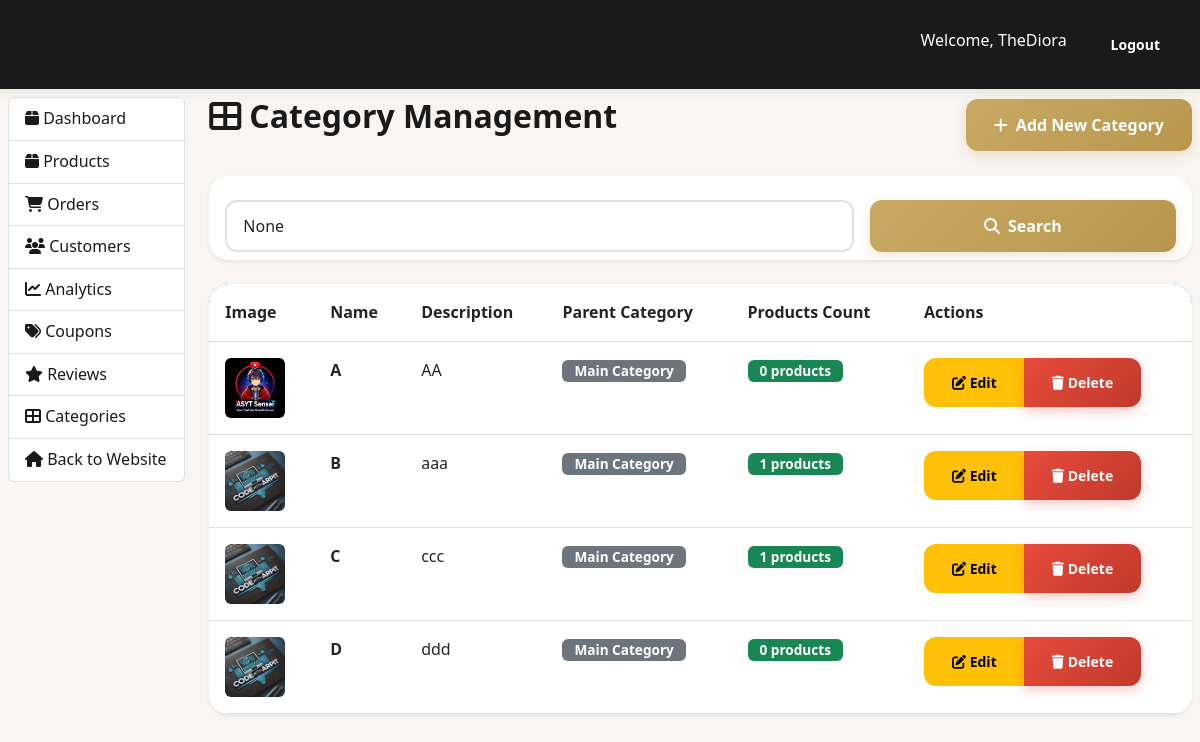
Page /owner/categories/ (signed in) on the committed database.
### store/models.py (models this page shows, shortened)
class Category(models.Model):
    name = models.CharField(max_length=100)
    slug = models.SlugField(unique=True, blank=True)
    description = models.TextField(blank=True)
    image = models.ImageField(upload_to='products/categories/', blank=True, null=True)
    parent = models.ForeignKey('self', on_delete=models.CASCADE, null=True, blank=True, related_name='children')
    class Meta:
        verbose_name_plural = 'Categories'
        ordering = ['name']

### owner/views.py (the view)
# urls.py: path('categories/', views.owner_category_list_view, name='owner_categories'),
@login_required(login_url='/owner/login/')
@user_passes_test(is_owner, login_url='/owner/login/')
def owner_category_list_view(request):
    categories = Category.objects.all().order_by('name')
    query = request.GET.get('q')
    if query:
        categories = categories.filter(Q(name__icontains=query) | Q(description__icontains=query))
    context = {
        'categories': categories,
        'query': query,
    }
    return render(request, 'owner/category_list.html', context)

### owner/views.py (called while the page is built)
def is_owner(user):
    return user.is_authenticated and (user.is_staff or user.username == 'TheDiora')

### store/context_processors.py (called while the page is built, shortened)
def global_context(request):
    cart_count = 0
    if request.user.is_authenticated:
        try:
            cart = Cart.objects.get(user=request.user)
            cart_count = cart.get_total_items()
        except Cart.DoesNotExist:
            pass
    categories = Category.objects.all()
    pending_reviews = 0
    if request.user.is_authenticated and (request.user.is_staff or request.user.username == 'TheDiora'):
        pending_reviews = Review.objects.filter(approved=False).count()
    return {
        'cart_count': cart_count,
        'categories': categories,
        'pending_reviews': pending_reviews,
    }

### store/models.py (called while the page is built)
    def get_total_items(self):
        return sum(item.quantity for item in self.items.all())

### owner/templates/owner/category_list.html (shortened to what this page needs)
{% extends 'owner/base.html' %}
{% block content %}
<div class="d-flex justify-content-between align-items-center mb-4">
    <h2 class="fw-bold"><i class="fas fa-th-large me-2"></i>Category Management</h2>
    <a href="{% url 'owner_category_add' %}" class="btn btn-primary">
        <i class="fas fa-plus me-2"></i>Add New Category
    </a>
</div>
<div class="card mb-4 shadow-sm">
    <div class="card-body">
        <form method="get" class="row g-3">
            <div class="col-md-8">
                <input type="text" name="q" class="form-control" placeholder="Search categories..." value="{{ query }}">
            </div>
            <div class="col-md-4">
                <button type="submit" class="btn btn-primary w-100">
                    <i class="fas fa-search me-2"></i>Search
                </button>
            </div>
        </form>
    </div>
</div>
<div class="card shadow-sm border-0">
    <div class="card-body p-0">
        <table class="table table-hover mb-0">
            <thead class="bg-primary text-white">
                <tr>
                    <th>Image</th>
                    <th>Name</th>
                    <th>Description</th>
                    <th>Parent Category</th>
                    <th>Products Count</th>
                    <th>Actions</th>
                </tr>
            </thead>
            <tbody>
                {% for category in categories %}
                <tr>
                    <td>
                        {% if category.image %}
                        <img src="{{ category.image.url }}" alt="{{ category.name }}" class="rounded" style="width: 60px; height: 60px; object-fit: cover;">
                        {% else %}
                        <div class="bg-light d-flex align-items-center justify-content-center rounded" style="width: 60px; height: 60px;">
                            <i class="fas fa-image text-muted"></i>
                        </div>
                        {% endif %}
                    </td>
                    <td><strong>{{ category.name }}</strong></td>
                    <td>{{ category.description|truncatechars:50 }}</td>
                    <td>
                        {% if category.parent %}
                        <span class="badge bg-info">{{ category.parent.name }}</span>
                        {% else %}
                        <span class="badge bg-secondary">Main Category</span>
                        {% endif %}
                    </td>
                    <td>
                        <span class="badge bg-success">{{ category.products.count }} products</span>
                    </td>
                    <td>
                        <div class="btn-group" role="group">
                            <a href="{% url 'owner_category_edit' category.id %}" class="btn btn-sm btn-warning">
                                <i class="fas fa-edit"></i> Edit
                            </a>
                            <a href="{% url 'owner_category_delete' category.id %}" class="btn btn-sm btn-danger" onclick="return confirm('Are you sure you want to delete this category?')">
                                <i class="fas fa-trash"></i> Delete
                            </a>
                        </div>
                    </td>
                </tr>
                {% endfor %}
            </tbody>
        </table>
    </div>
</div>
{% endblock %}

### owner/templates/owner/base.html (shortened to what this page needs)
<!DOCTYPE html>
{% load static %}
<html lang="en">
<head>
    <link href="https://cdn.jsdelivr.net/npm/bootstrap@5.3.0/dist/css/bootstrap.min.css" rel="stylesheet">
    <link rel="stylesheet" href="https://cdnjs.cloudflare.com/ajax/libs/font-awesome/6.4.0/css/all.min.css">
    <link rel="stylesheet" href="{% static 'css/style.css' %}">
</head>
<body>
    <nav class="navbar navbar-dark" style="background-color: var(--accent-color);">
        <div class="container-fluid">
            <a class="navbar-brand text-white" href="{% url 'owner_dashboard' %}">
                <i class="fas fa-store"></i> The Diora - Owner Dashboard
            </a>
            <div class="d-flex">
                <span class="navbar-text text-white me-3">
                    Welcome, {{ user.first_name|default:user.username }}
                </span>
                <a href="{% url 'owner_logout' %}" class="btn btn-outline-light btn-sm text-white">Logout</a>
            </div>
        </div>
    </nav>
    <div class="container-fluid mt-4">
        <div class="row">
            <div class="col-md-2 mb-4">
                <div class="list-group">
                    <a href="{% url 'owner_dashboard' %}" class="list-group-item list-group-item-action d-flex justify-content-between align-items-center">
                        <span><i class="fas fa-box"></i> Dashboard</span>
                    </a>
                    <a href="{% url 'owner_products' %}" class="list-group-item list-group-item-action">
                        <i class="fas fa-box"></i> Products
                    </a>
                    <a href="{% url 'owner_orders' %}" class="list-group-item list-group-item-action">
                        <i class="fas fa-shopping-cart"></i> Orders
                    </a>
                    <a href="{% url 'owner_customers' %}" class="list-group-item list-group-item-action">
                        <i class="fas fa-users"></i> Customers
                    </a>
                    <a href="{% url 'owner_analytics' %}" class="list-group-item list-group-item-action">
                        <i class="fas fa-chart-line"></i> Analytics
                    </a>
                    <a href="{% url 'owner_coupons' %}" class="list-group-item list-group-item-action">
                        <i class="fas fa-tags"></i> Coupons
                    </a>
                    <a href="{% url 'owner_reviews' %}" class="list-group-item list-group-item-action d-flex justify-content-between align-items-center">
                        <span><i class="fas fa-star"></i> Reviews</span>
                    </a>
                    <a href="{% url 'owner_categories' %}" class="list-group-item list-group-item-action">
                        <i class="fas fa-th-large"></i> Categories
                    </a>
                    <a href="{% url 'home' %}" class="list-group-item list-group-item-action">
                        <i class="fas fa-home"></i> Back to Website
                    </a>
                </div>
            </div>
            <div class="col-md-10">
                {% block content %}{% endblock %}
            </div>
        </div>
    </div>
</body>
</html>

### static/css/style.css (style rules this page uses)
:root { --primary-bg: #F8F5F2; --secondary-color: #C9A962; --accent-color: #1A1A1A; --warm-taupe: #B8A69B; --soft-beige: #E8DCC4; --charcoal: #2C2C2C; --pure-white: #FFFFFF; --text-dark: #1A1A1A; --text-light: #6B6B6B; --muted-gray: #9A9A9A; --success: #27AE60; --danger: #E74C3C; --warning: #F39C12; --info: #3498DB; --shadow-sm: 0 2px 8px rgba(0, 0, 0, 0.08); --shadow-md: 0 4px 16px rgba(0, 0, 0, 0.12); --shadow-lg: 0 8px 32px rgba(0, 0, 0, 0.16); --shadow-xl: 0 12px 48px rgba(0, 0, 0, 0.2); --glow: 0 0 20px rgba(201, 169, 98, 0.3); --radius-sm: 6px; --radius-md: 12px; --radius-lg: 20px; --radius-xl: 30px; }
* { margin: 0; padding: 0; box-sizing: border-box; }
body { font-family: 'Poppins', 'Segoe UI', Tahoma, Geneva, Verdana, sans-serif; background-color: var(--primary-bg); color: var(--text-dark); line-height: 1.6; }
h1, h2, h3, h4, h5, h6 { font-weight: 600; color: var(--accent-color); margin-bottom: 1rem; }
h2 { font-size: 2rem; }
a { color: var(--accent-color); text-decoration: none; transition: all 0.3s ease; }
.navbar { background-color: var(--white); box-shadow: 0 2px 10px rgba(62, 54, 46, 0.1); padding: 1.2rem 0; position: sticky; top: 0; z-index: 1000; }
.navbar-brand { display: flex; align-items: center; gap: 12px; font-size: 1.6rem; font-weight: 700; color: var(--white) !important; letter-spacing: 1px; }
.list-group-item-action { color: var(--text-dark) !important; }
.btn { display: inline-block; padding: 0.875rem 1.75rem; border-radius: var(--radius-md); font-weight: 600; text-align: center; transition: all 0.3s cubic-bezier(0.4, 0, 0.2, 1); cursor: pointer; border: none; position: relative; overflow: hidden; }
.btn::before { content: ''; position: absolute; top: 0; left: -100%; width: 100%; height: 100%; background: linear-gradient(90deg, transparent, rgba(255, 255, 255, 0.3), transparent); transition: left 0.5s; }
.btn-primary { background: linear-gradient(135deg, var(--secondary-color), #B8964E); color: var(--pure-white); box-shadow: 0 4px 12px rgba(201, 169, 98, 0.3); }
.btn-danger { background: linear-gradient(135deg, var(--danger), #C0392B); color: var(--pure-white); box-shadow: 0 4px 12px rgba(231, 76, 60, 0.3); }
.card { background-color: var(--pure-white); border-radius: var(--radius-lg); box-shadow: var(--shadow-md); overflow: hidden; transition: all 0.4s cubic-bezier(0.165, 0.84, 0.44, 1); border: none; position: relative; }
.card-body { padding: 1.5rem; }
.form-control { width: 100%; padding: 0.75rem 1rem; border: 2px solid #e0e0e0; border-radius: var(--radius-md); font-size: 1rem; transition: all 0.3s ease; }
.table { width: 100%; background-color: var(--white); border-radius: var(--radius-lg); overflow: hidden; box-shadow: var(--shadow-md); }
.table thead { background-color: var(--accent-color); color: var(--white); }
.table tbody tr { border-bottom: 1px solid #e0e0e0; }
.table td, .table th { padding: 1rem; text-align: left; }
.mt-4 { margin-top: 2rem; }
.mb-4 { margin-bottom: 2rem; }
.row { display: flex; flex-wrap: wrap; margin: -1rem; }
.badge { display: inline-block; padding: 0.25rem 0.75rem; border-radius: var(--radius-sm); font-size: 0.85rem; font-weight: 600; }

### rows in the picture
Category: image (picture), name "A", description "AA", shows "Main Category", products.count "0"
Category: image (picture), name "B", description "aaa", shows "Main Category", products.count "1"
Category: image (picture), name "C", description "ccc", shows "Main Category", products.count "1"
Category: image (picture), name "D", description "ddd", shows "Main Category", products.count "0"

### other values in the picture
{{ user.first_name|default:user.username }} "TheDiora"
